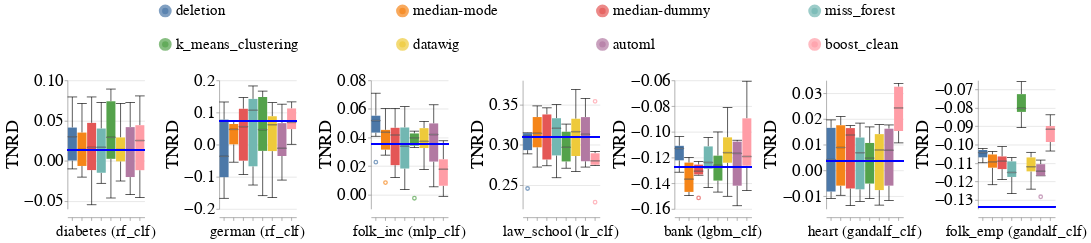

Notebook source saved alongside this figure:
### Code cell
create_box_plots_for_diff_imputers_and_datasets(train_injection_scenario='MNAR3',
                                                test_injection_scenario='MNAR3',
                                                dataset_to_group=DATASETS_SENSITIVE_ATTRS,
                                                metric_name='Equalized_Odds_TNR',
                                                db_client=db_client)

### Figure 1 — Vega-Lite specification as saved in the notebook (floating-point values rounded to 4 significant figures; data arrays with more than 128 entries replaced by an {"elided": "..."} marker saying what was removed)
{"config": {"view": {"continuousWidth": 400, "continuousHeight": 300, "stroke": null}, "axis": {"labelFontSize": 26, "labelFontWeight": "normal", "titleFontSize": 28, "titleFontWeight": "normal"}, "facet": {"spacing": 15}, "header": {"labelFontSize": 24, "labelOrient": "bottom", "labelPadding": 5, "titleFontSize": 28}, "legend": {"columns": 4, "direction": "horizontal", "labelFontSize": 24, "labelLimit": 400, "orient": "top", "symbolOffset": 140, "symbolStrokeWidth": 10, "titleAnchor": "middle", "titleFontSize": 26, "titleLimit": 300}, "title": {"fontSize": 28}}, "data": {"name": "data-44a63ab8121e82e005f5ea41ebabfc58"}, "facet": {"column": {"field": "Dataset_Name_With_Model_Name", "sort": {"field": "Dataset_Sequence_Number", "order": "ascending"}, "title": null, "type": "nominal"}}, "spec": {"layer": [{"mark": {"type": "boxplot", "median": {"stroke": "black", "strokeWidth": 0.7}, "ticks": true}, "encoding": {"color": {"field": "Null_Imputer_Name", "sort": ["deletion", "median-mode", "median-dummy", "miss_forest", "k_means_clustering", "datawig", "automl", "boost_clean"], "title": null, "type": "nominal"}, "x": {"axis": {"labels": false}, "field": "Null_Imputer_Name", "sort": ["deletion", "median-mode", "median-dummy", "miss_forest", "k_means_clustering", "datawig", "automl", "boost_clean"], "title": null, "type": "nominal"}, "y": {"field": "Metric_Value", "scale": {"zero": false}, "title": "TNRD", "type": "quantitative"}}}, {"mark": "rule", "encoding": {"color": {"value": "blue"}, "size": {"value": 2}, "y": {"field": "Baseline_Median", "type": "quantitative"}}}], "height": 200, "width": 120}, "resolve": {"scale": {"y": "independent"}}, "$schema": "https://vega.github.io/schema/vega-lite/v4.17.0.json", "datasets": {"data-44a63ab8121e82e005f5ea41ebabfc58": {"elided": "336 records"}}}
